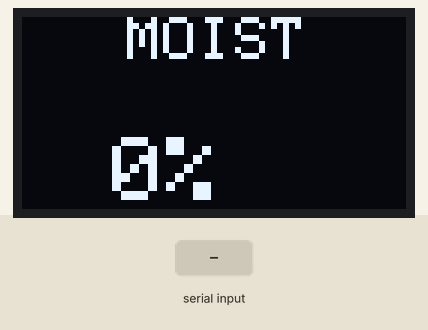
Bench run of a sketch on a simulated Arduino Uno, built with avr-gcc and run on an emulated ATmega328P. Shown: 128×64 one-colour display. The inputs (shaded band) are chosen by the test bench. The display library's start-up logo is not drawn; what the sketch prints to the serial monitor is not drawn.

Above: at 1.2 s.
1.3 s: "1" received over the second serial link
At 1.7 s:
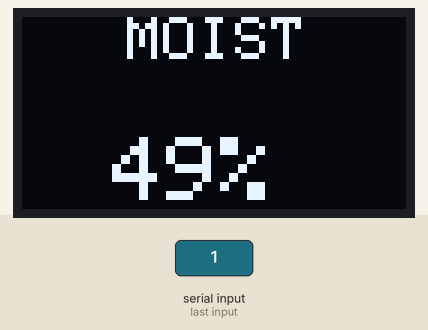
2.8 s: "0" received over the second serial link
At 3.2 s:
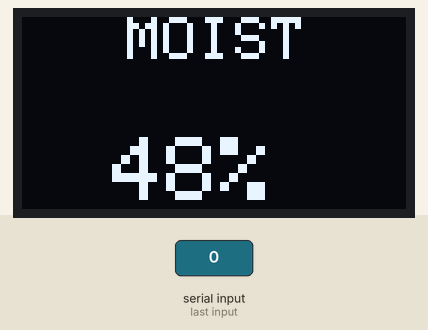
4.3 s: "2" received over the second serial link
At 5.0 s:
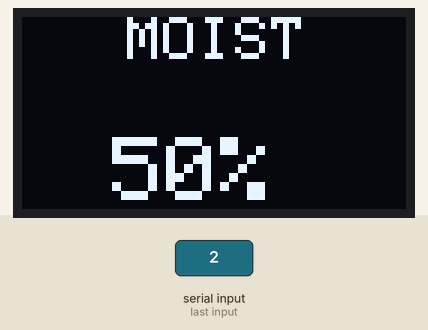
Timing chart, 0 to 7.3 s (numbered marks = the images above; inputs shaded):
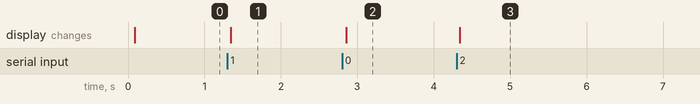

The sketch:

Soil_render.ino
```cpp
/*Includes*/
//For OLED display
#include <SPI.h>
#include <Wire.h>
#include <Adafruit_GFX.h>
#include <Adafruit_SSD1306.h>
#include <SoftwareSerial.h>

/*Defines*/
#define SCL A5
#define SDA A4

//OLED screen size
#define SCREEN_WIDTH 128 // OLED display width, in pixels
#define SCREEN_HEIGHT 64 // OLED display height, in pixels
int soilMoisturePercent;

/*Declaration for an SSD1306 display connected to I2C (SDA, SCL pins)*/
Adafruit_SSD1306 display(SCREEN_WIDTH, SCREEN_HEIGHT, &Wire, -1);
SoftwareSerial HC12(10, 11);

void setup() {
  // put your setup code here, to run once:
  Serial.begin(9600);
  HC12.begin(9600);
  if(!display.begin(SSD1306_SWITCHCAPVCC, 0x3C)) {
    Serial.println(F("SSD1306 allocation failed"));
  }
  display.display();
}

void loop() {

  while (HC12.available()) {
    soilMoisturePercent=HC12.read();
    Serial.println(String(HC12.read()));
  }
  // Moisture
  printOLED(35, "MOIST", 30, String(soilMoisturePercent) + "%");
}

/*
 * Print OLED display
 */
void printOLED(int top_cursor, String top_text, int main_cursor, String main_text){
  display.clearDisplay();
  display.setCursor(top_cursor, 0);
  display.setTextSize(2);
  display.setTextColor(WHITE);
  display.println(top_text);

  display.setCursor(main_cursor, 40);
  display.setTextSize(3);
  display.setTextColor(WHITE);
  display.print(main_text);
  display.display();

}
```

Measured:
- after the input at 1.3 s, the display: changes at once (image 1)
- after the input at 2.8 s, the display: changes after 0.05 s (image 2)
- after the input at 4.3 s, the display: changes at once (image 3)
